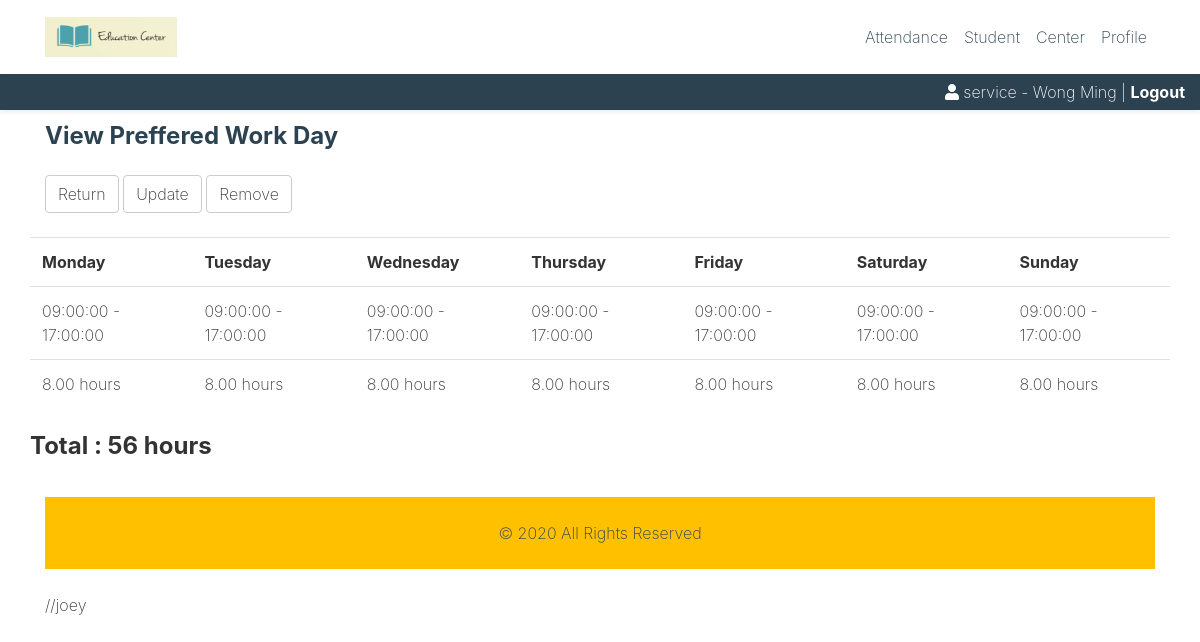
Screenshot of /view-preferredday.php (signed in) with the database file from the repository.
### tables this page shows
CREATE TABLE `preferral_workday` (
  `staffID` varchar(255) NOT NULL,
  `weekday` varchar(45) NOT NULL,
  `workday_startTime` time NOT NULL,
  `workday_endTime` time NOT NULL,
  `workday_workhour` float DEFAULT NULL
);

### view-preferredday.php (the view, shortened to what this page needs)
<?php
include 'inc/header.php';
print("
<div class='container'>
<div class='row'>
<div class='col-12 my-2'>
<h4 class='text-secondary'>View Preffered Work Day</h4>
</div>
</div>
</div>
<div class='container'>
<div class='row'>
		<div class='col-12 text-secondary'>
		<a href='view-profile-s.php' class='btn btn-default'>Return</a>
		<a href='create-preferredDay.php' class='btn btn-default'>Update</a>
		<a href='remove-time.php' class='btn btn-default'>Remove</a>
		<br>
		</div>
		</div>
		");
print("
<div class='row mt-3'>
<table class='table table-hover'>
<tr>
<th>Monday</th>
<th>Tuesday</th>
<th>Wednesday</th>
<th>Thursday</th>
<th>Friday</th>
<th>Saturday</th>
<th>Sunday</th>
</tr>
<tr>
");
           $sql = "SELECT * FROM preferral_workday Where staffID ='".$_SESSION['staff_ID']."' AND weekday = 'Monday'";
           $rs = mysqli_query($conn,$sql)
           or die(mysqli_error($conn));
		   if(mysqli_num_rows($rs)>0){
           while ($rcmon = mysqli_fetch_assoc($rs)) {
	       $Monday =(strtotime($rcmon['workday_endTime'])-strtotime($rcmon['workday_startTime']))%86400/3600;
		   $formattedMon=number_format($Monday,2);
		echo
		"
		<td>$rcmon[workday_startTime] - $rcmon[workday_endTime]</td>
		";
       }
   }else{
	   echo"<td></td>";
   }
		   $sql = "SELECT * FROM preferral_workday Where staffID ='".$_SESSION['staff_ID']."' AND weekday = 'Tuesday'";
           $rs = mysqli_query($conn,$sql)
           or die(mysqli_error($conn));
		   if(mysqli_num_rows($rs)>0){
           while ($rctue = mysqli_fetch_assoc($rs)) {
	       $Tuesday =(strtotime($rctue['workday_endTime'])-strtotime($rctue['workday_startTime']))%86400/3600;
		   $formattedTue=number_format($Tuesday,2);
		echo
		"
		<td>$rctue[workday_startTime] - $rctue[workday_endTime]</td>
		";
        }
		   }else{
	   echo"<td></td>";
   }
		$sql = "SELECT * FROM preferral_workday Where staffID ='".$_SESSION['staff_ID']."' AND weekday = 'Wednesday'";
           $rs = mysqli_query($conn,$sql)
           or die(mysqli_error($conn));
		  if(mysqli_num_rows($rs)>0){
           while ($rcwed = mysqli_fetch_assoc($rs)) {
	       $Wednesday =(strtotime($rcwed['workday_endTime'])-strtotime($rcwed['workday_startTime']))%86400/3600;
		   $formattedWed=number_format($Wednesday,2);
		echo
		"
		<td>$rcwed[workday_startTime] - $rcwed[workday_endTime]</td>
		";
        }
		   }else{
	   echo"<td></td>";
   }
		$sql = "SELECT * FROM preferral_workday Where staffID ='".$_SESSION['staff_ID']."' AND weekday = 'Thursday'";
           $rs = mysqli_query($conn,$sql)
           or die(mysqli_error($conn));
		   		   if(mysqli_num_rows($rs)>0){
           while ($rcthu = mysqli_fetch_assoc($rs)) {
	       $Thursday =(strtotime($rcthu['workday_endTime'])-strtotime($rcthu['workday_startTime']))%86400/3600;
           $formattedThu=number_format($Thursday,2);
		echo
		"
		<td>$rcthu[workday_startTime] - $rcthu[workday_endTime]</td>
		";
		   }
        }else{
	   echo"<td></td>";
   }
		$sql = "SELECT * FROM preferral_workday Where staffID ='".$_SESSION['staff_ID']."' AND weekday = 'Friday'";
           $rs = mysqli_query($conn,$sql)
           or die(mysqli_error($conn));
		   if(mysqli_num_rows($rs)>0){
           while ($rcfri = mysqli_fetch_assoc($rs)) {
           $Friday =(strtotime($rcfri['workday_endTime'])-strtotime($rcfri['workday_startTime']))%86400/3600;
           $formattedFri=number_format($Friday,2);
		echo
		"
		<td>$rcfri[workday_startTime] - $rcfri[workday_endTime]</td>
		";
		   }
        }else{
	   echo"<td></td>";
   }
		$sql = "SELECT * FROM preferral_workday Where staffID ='".$_SESSION['staff_ID']."' AND weekday = 'Saturday'";
           $rs = mysqli_query($conn,$sql)
           or die(mysqli_error($conn));
		  if(mysqli_num_rows($rs)>0){
           while ($rcsat = mysqli_fetch_assoc($rs)) {
	       $Saturday =(strtotime($rcsat['workday_endTime'])-strtotime($rcsat['workday_startTime']))%86400/3600;
           $formattedSat=number_format($Saturday,2);
		echo
		"
		<td>$rcsat[workday_startTime] - $rcsat[workday_endTime]</td>
		";
		   }
        }else{
	   echo"<td></td>";
   }
		$sql = "SELECT * FROM preferral_workday Where staffID ='".$_SESSION['staff_ID']."' AND weekday = 'Sunday'";
           $rs = mysqli_query($conn,$sql)
           or die(mysqli_error($conn));
		   	if(mysqli_num_rows($rs)>0){
           while ($rcsun = mysqli_fetch_assoc($rs)) {
	       $Sunday =(strtotime($rcsun['workday_endTime'])-strtotime($rcsun['workday_startTime']))%86400/3600;
           $formattedSun=number_format($Sunday,2);
		echo
		"
		<td>$rcsun[workday_startTime] - $rcsun[workday_endTime]</td>";
		}
        }else{
			echo "<td></td>";
		}
		$Totalhrs=$formattedMon+$Tuesday+$Wednesday+$Thursday+$Friday+$Saturday+$Sunday;
print("
<tr>
<td>$formattedMon hours</td>
<td>$formattedTue hours</td>
<td>$formattedWed hours</td>
<td>$formattedThu hours</td>
<td>$formattedFri hours</td>
<td>$formattedSat hours</td>
<td>$formattedSun hours</td>
</tr>
</table>
<h4>Total : $Totalhrs hours<h4>
</div>
");
?>
<?php
include 'inc/footer.php';
?>

### css/custom.css (style rules this page uses)
.btn-default { color:#333;background-color:#fff;border-color:#ccc }
.bg-secondary a { color: #F1D92F; }
h1, h2, h3, h4, h5, h6 { font-weight: bold; }

### rows the page displays
preferral_workday: workday_startTime "09:00:00", workday_endTime "17:00:00", formattedMon "8.00"
preferral_workday: workday_startTime "09:00:00", workday_endTime "17:00:00", formattedTue "8.00"
preferral_workday: workday_startTime "09:00:00", workday_endTime "17:00:00", formattedWed "8.00"
preferral_workday: workday_startTime "09:00:00", workday_endTime "17:00:00", formattedThu "8.00"
preferral_workday: workday_startTime "09:00:00", workday_endTime "17:00:00", formattedFri "8.00"
preferral_workday: workday_startTime "09:00:00", workday_endTime "17:00:00", formattedSat "8.00"
preferral_workday: workday_startTime "09:00:00", workday_endTime "17:00:00", formattedSun "8.00"

### other values shown
$Totalhrs "56"
